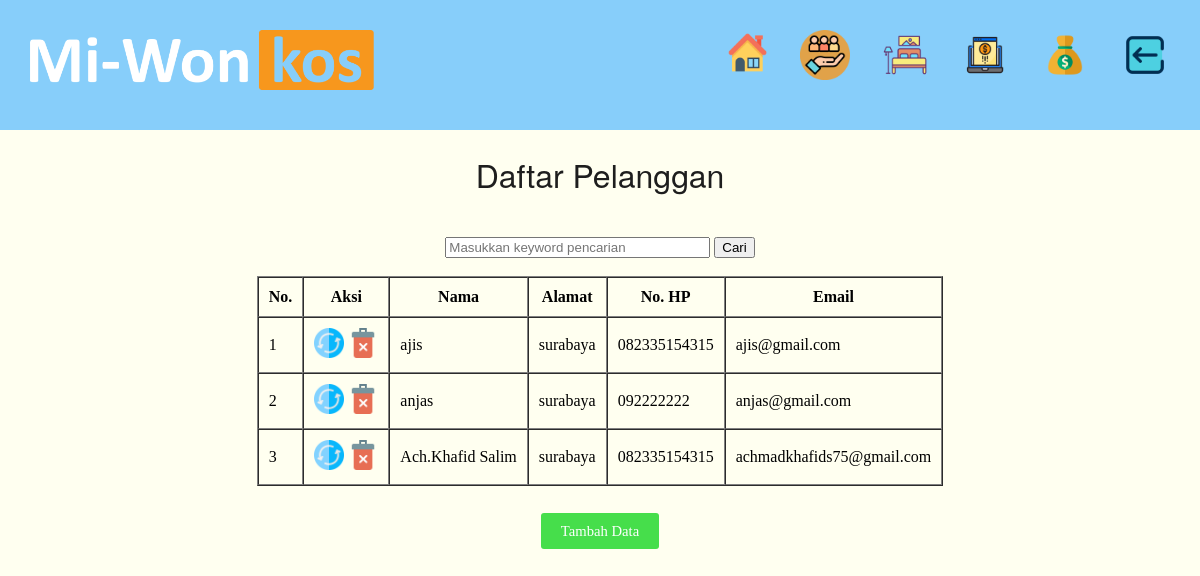
Page /admin/pelanggan/index.php on the committed database.
### tables this page shows
CREATE TABLE `pelanggan` (
  `id_pelanggan` int(11) NOT NULL,
  `nama` varchar(50) NOT NULL,
  `alamat` varchar(50) NOT NULL,
  `no_tlp` varchar(12) NOT NULL,
  `email` varchar(50) NOT NULL
);

### admin/pelanggan/database.php (called while the page is built, shortened)
<?php
    class database{
        var $host = "localhost";
        var $uname = "root";
        var $pass = "";
        var $db = "kos";
        function __construct(){
            $this->koneksi = mysqli_connect($this->host, $this->uname, $this->pass, $this->db);
        }
        function tampil(){
            $data = mysqli_query($this->koneksi, "SELECT * FROM pelanggan");
            while($row = mysqli_fetch_array($data)){
                $hasil[] = $row;
            }
            return $hasil;
        }
    }
?>

### admin/pelanggan/index.php (the view, shortened to what this page needs)
<?php
    require 'database.php';
	$db = new database();
?>
<!DOCTYPE html>
<html >
<head>
</head>
<body bgcolor="#fffff">
	<div id ="header"><a href="../home1.html"><img src="img/kos.png" height="60px"></a>
	<span>
		<a href="../index.php"><img src="img/back.png" align="right" width="50px" style="margin-left: 30px"></a>
	</span>
	<span>
		<a href="../pembayaran/index.php"><img src="img/money.png" align="right" width="50px" style="margin-left: 30px"></a>
	</span>
	<span>
		<a href="../pendaftaran/index.php"><img src="img/transaksi.png" align="right" width="50px" style="margin-left: 30px"></a>
	</span>
	<span>
		<a href="../kamar/index.php"><img src="img/kamar.png" align="right" width="50px" style="margin-left: 30px"></a>
	</span>
	<span>
		<a href="index.php"><img src="img/pelanggane.png" align="right" width="50px" style="margin-left: 30px"></a>
	</span>
	<span>
		<a href="../home1.html"><img src="img/home.png" align="right" width="45px" style="margin-left: 30px"></a>
	</span>
	</div>
    <h1>Daftar Pelanggan</h1>
    <br>
	<center>
    <form action="" method="post">
        <input type="text" name="keyword" size="30" autofocus
        placeholder="Masukkan keyword pencarian" autocomplete="off">
        <button type="cari" name="cari">Cari</button>
    </form>
    </center>
    <br>
    <table border="1" cellpadding="10" cellspacing="0" align="center">
        <tr>
            <th>No.</th>
            <th>Aksi</th>
            <th>Nama</th>
            <th>Alamat</th>
            <th>No. HP</th>
            <th>Email</th>
        </tr>
        <?php $i = 1; ?>
        <?php foreach( $db->tampil() as $plg) : ?>
        <tr>
            <td><?= $i ?> </td>
            <td>
                <a href="ubah.php?id_pelanggan=  <?= $plg ["id_pelanggan"] ?>"><img src="img/update.png" width="30px"></a>
                <a href="hapus.php?id_pelanggan=  <?= $plg ["id_pelanggan"] ?> "><img src="img/delete.png" width="30px"></a>
            </td>
            <td> <?= $plg ["nama"] ?> </td>
            <td><?= $plg ["alamat"] ?> </td>
            <td><?= $plg ["no_tlp"] ?> </td>
            <td><?= $plg ["email"] ?> </td>
        </tr>
        <?php $i++; ?>
<?php endforeach; ?>
    </table>
    <br><br>
    <center>
    <a href="tambah.php" class="tombol_tambah"> Tambah Data  </a>
    </center>
</body>
</html>

### admin/pelanggan/index.php (style rules this page uses)
body { margin: auto; padding: inherit; }
#header { background : #87CEFA; text-align-last: left; font-size: 40px; padding: 30px; }
h1 { font-family: Gotham, "Helvetica Neue", Helvetica, Arial, "sans-serif"; text-align: center; color:#1E1E1E; font-weight: 300; }
.tombol_tambah { text-decoration: none; background: #46de4b; color: white; font-size: 11pt; width: 100%; border: none; border-radius: 3px; padding: 10px 20px; }

### rows in the picture
pelanggan: nama "ajis", alamat "surabaya", no_tlp "082335154315", email "ajis@gmail.com"
pelanggan: nama "anjas", alamat "surabaya", no_tlp "092222222", email "anjas@gmail.com"
pelanggan: nama "Ach.Khafid Salim", alamat "surabaya", no_tlp "082335154315", email "achmadkhafids75@gmail.com"
